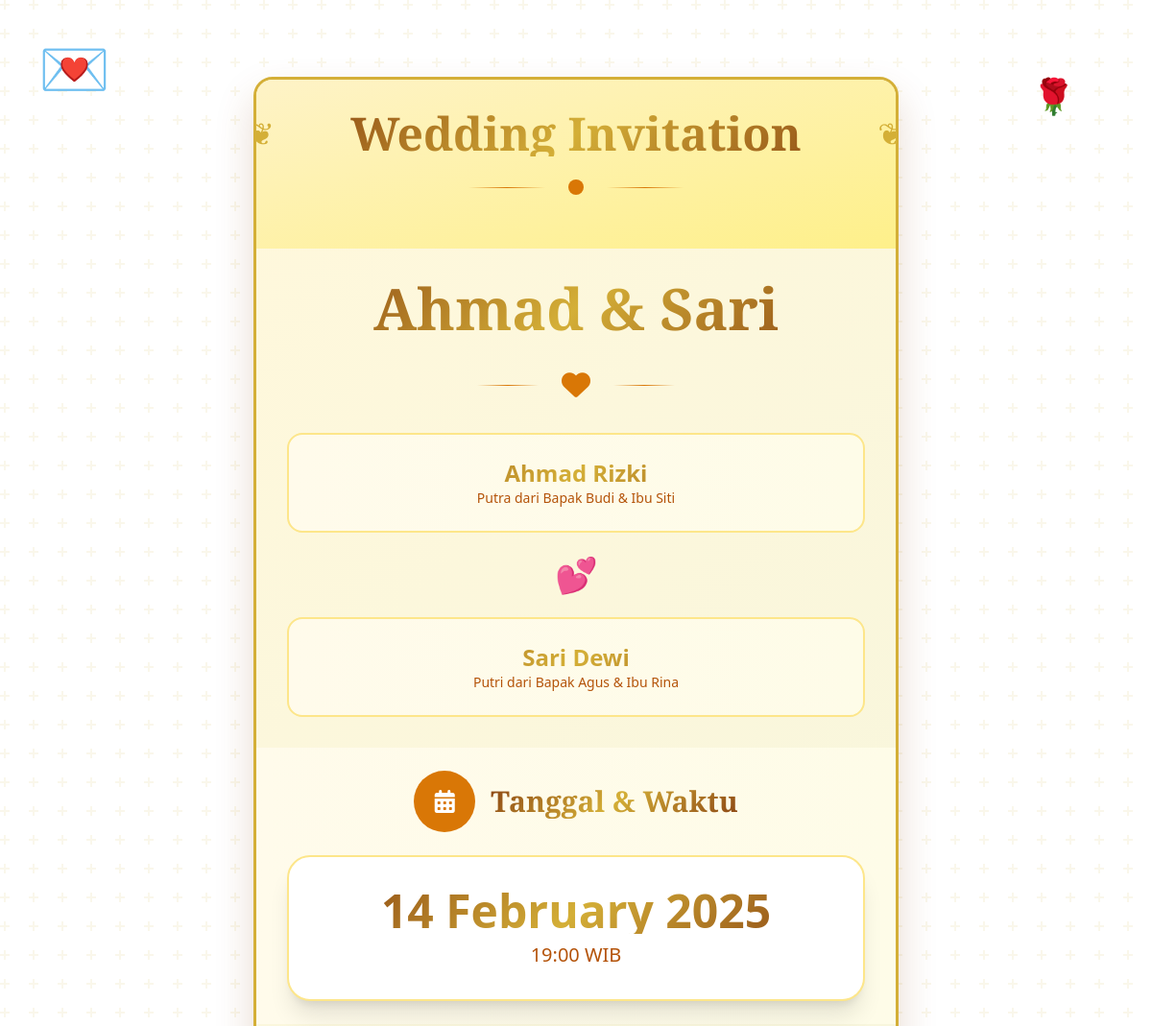
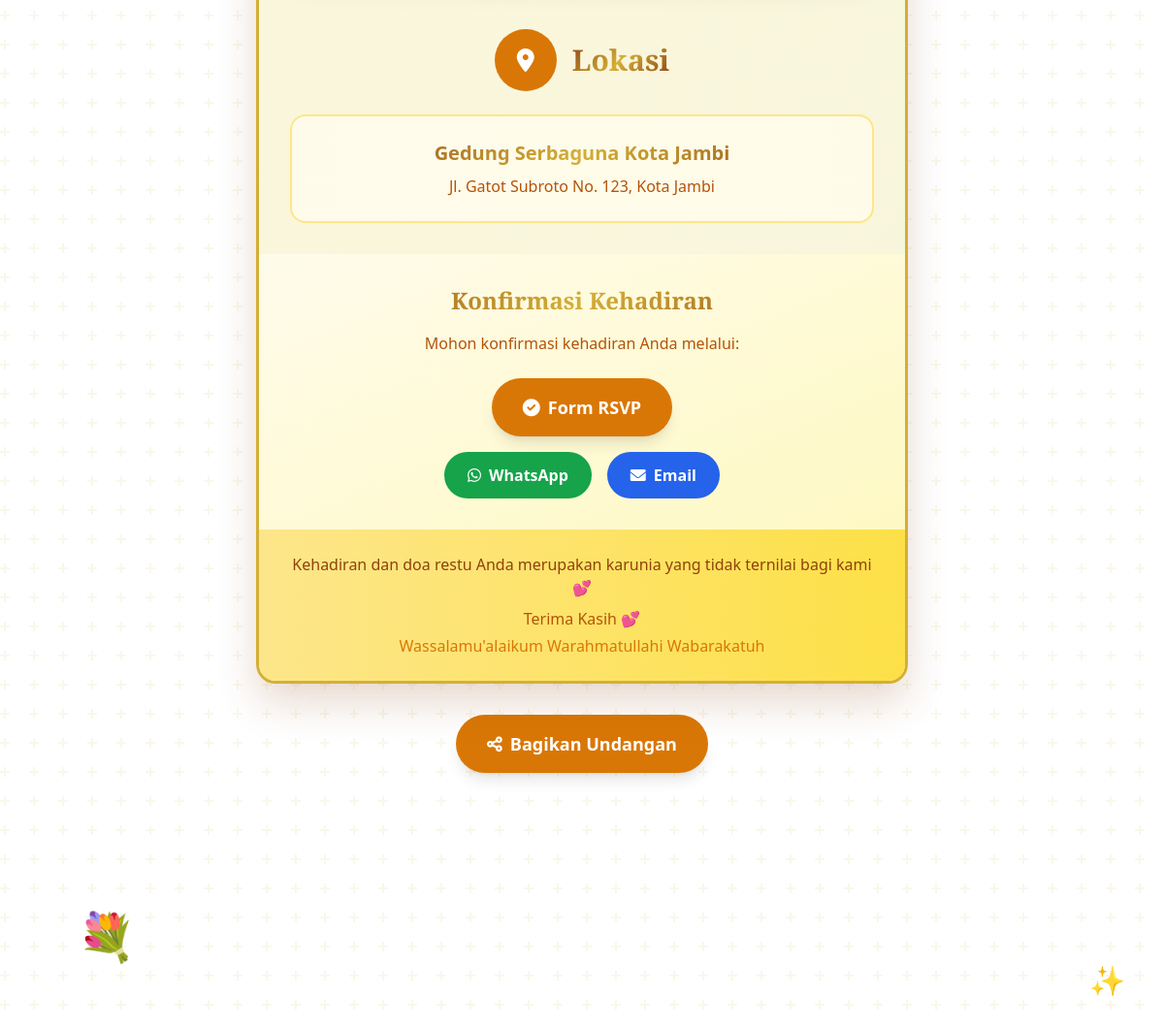
/invitation.php?slug=ahmad-sari, run on the app's committed database (2 pictures, top to bottom).
### tables this page shows
CREATE TABLE IF NOT EXISTS undangan (
    id INT AUTO_INCREMENT PRIMARY KEY,
    nama_pasangan VARCHAR(255) NOT NULL,
    slug VARCHAR(255) UNIQUE NOT NULL,
    tanggal_acara DATE NOT NULL,
    lokasi VARCHAR(500) NOT NULL,
    template VARCHAR(50) NOT NULL DEFAULT 'classic',
    paket VARCHAR(50) NOT NULL DEFAULT 'basic',
    status ENUM('pending', 'processing', 'completed', 'cancelled') DEFAULT 'pending',
    created_at TIMESTAMP DEFAULT CURRENT_TIMESTAMP,
    updated_at TIMESTAMP DEFAULT CURRENT_TIMESTAMP ON UPDATE CURRENT_TIMESTAMP,
    
     
    nama_pria VARCHAR(255),
    nama_wanita VARCHAR(255),
    nama_ortu_pria VARCHAR(255),
    nama_ortu_wanita VARCHAR(255),
    alamat_lengkap TEXT,
    waktu_acara TIME,
    kontak_wa VARCHAR(20),
    email VARCHAR(100),
    
     
    musik_url VARCHAR(500),
    galeri_foto JSON,
    map_lokasi VARCHAR(500),
    ucapan_khusus TEXT,
    
     
    harga DECIMAL(10,2),
    status_pembayaran ENUM('pending', 'paid', 'failed') DEFAULT 'pending',
    metode_pembayaran VARCHAR(50),
    bukti_pembayaran VARCHAR(500),
    
     
    access_token VARCHAR(255) UNIQUE,
    total_views INT DEFAULT 0,
    last_viewed TIMESTAMP NULL
);

### templates/classic.php (the view, shortened to what this page needs)
<?php
$data = $template_data;
$tanggal_formatted = $template_tanggal_formatted;
$waktu_formatted = $template_waktu_formatted;
?>
<!DOCTYPE html>
<html lang="id">
<head>
    <script src="https://cdn.tailwindcss.com"></script>
    <link href="https://cdnjs.cloudflare.com/ajax/libs/font-awesome/6.0.0/css/all.min.css" rel="stylesheet">
</head>
<body class="classic-pattern min-h-screen py-8">
    <div class="absolute top-10 left-10 text-6xl text-amber-200 animate-float">💌</div>
    <div class="absolute top-20 right-20 text-4xl text-amber-300 animate-float" style="animation-delay: 2s;">🌹</div>
    <div class="absolute bottom-20 left-20 text-5xl text-amber-200 animate-float" style="animation-delay: 4s;">💐</div>
    <div class="absolute bottom-10 right-10 text-3xl text-amber-300 animate-float" style="animation-delay: 1s;">✨</div>
    <div class="relative z-10 flex flex-col items-center py-12 px-4 min-h-screen">
        <div class="max-w-2xl w-full classic-card classic-border overflow-hidden animate-slideUp">
            <div class="bg-gradient-to-br from-amber-100 to-yellow-200 p-8 text-center relative">
                <div class="classic-ornament mb-6">
                    <h1 class="text-4xl md:text-5xl font-heading font-bold classic-text">
                        Wedding Invitation
                    </h1>
                </div>
                <div class="flex justify-center items-center mb-6">
                    <div class="w-20 h-px bg-gradient-to-r from-transparent via-amber-600 to-transparent"></div>
                    <div class="w-4 h-4 bg-amber-600 rounded-full mx-6"></div>
                    <div class="w-20 h-px bg-gradient-to-r from-transparent via-amber-600 to-transparent"></div>
                </div>
            </div>
            <div class="p-8 text-center">
                <h2 class="text-5xl md:text-6xl font-heading font-bold classic-text mb-8">
                    <?= $data['nama_pasangan'] ?>
                </h2>
                <div class="flex items-center justify-center mb-8">
                    <div class="w-16 h-px bg-gradient-to-r from-transparent via-amber-600 to-transparent"></div>
                    <i class="fas fa-heart text-amber-600 mx-6 text-3xl animate-pulse"></i>
                    <div class="w-16 h-px bg-gradient-to-r from-transparent via-amber-600 to-transparent"></div>
                </div>
                <div class="space-y-6">
                    <div class="bg-gradient-to-r from-amber-50 to-yellow-50 rounded-2xl p-6 border-2 border-amber-200">
                        <p class="text-2xl font-semibold classic-text"><?= $data['nama_pria'] ?></p>
                        <p class="text-sm text-amber-700">Putra dari <?= $data['nama_ortu_pria'] ?></p>
                    </div>
                    <div class="text-4xl text-amber-600 animate-pulse">💕</div>
                    <div class="bg-gradient-to-r from-amber-50 to-yellow-50 rounded-2xl p-6 border-2 border-amber-200">
                        <p class="text-2xl font-semibold classic-text"><?= $data['nama_wanita'] ?></p>
                        <p class="text-sm text-amber-700">Putri dari <?= $data['nama_ortu_wanita'] ?></p>
                    </div>
                </div>
            </div>
            <div class="px-8 py-6 bg-gradient-to-r from-amber-50 to-yellow-50">
                <div class="text-center">
                    <div class="flex items-center justify-center mb-6">
                        <div class="w-16 h-16 bg-amber-600 rounded-full flex items-center justify-center mr-4">
                            <i class="fas fa-calendar-alt text-white text-2xl"></i>
                        </div>
                        <h3 class="text-3xl font-heading font-bold classic-text">Tanggal & Waktu</h3>
                    </div>
                    <div class="bg-white rounded-3xl p-8 shadow-xl border-2 border-amber-200 animate-classic-glow">
                        <div class="text-5xl font-bold classic-text mb-2"><?= $tanggal_formatted ?></div>
                        <div class="text-xl text-amber-700"><?= $waktu_formatted ?> WIB</div>
                    </div>
                </div>
            </div>
            <div class="p-8 text-center">
                <div class="flex items-center justify-center mb-6">
                    <div class="w-16 h-16 bg-amber-600 rounded-full flex items-center justify-center mr-4">
                        <i class="fas fa-map-marker-alt text-white text-2xl"></i>
                    </div>
                    <h3 class="text-3xl font-heading font-bold classic-text">Lokasi</h3>
                </div>
                <div class="bg-gradient-to-r from-amber-50 to-yellow-50 rounded-2xl p-6 border-2 border-amber-200">
                    <p class="text-xl font-semibold classic-text mb-2"><?= $data['lokasi'] ?></p>
                    <p class="text-amber-700"><?= $data['alamat_lengkap'] ?></p>
                </div>
            </div>
            <div class="p-8 text-center bg-gradient-to-br from-amber-50 to-yellow-100">
                <h3 class="text-2xl font-heading font-bold classic-text mb-4">Konfirmasi Kehadiran</h3>
                <p class="text-amber-700 mb-6">Mohon konfirmasi kehadiran Anda melalui:</p>
                <div class="space-y-4">
                    <a href="rsvp.php?slug=<?= $data['slug'] ?>" class="inline-block bg-amber-600 hover:bg-amber-700 text-white px-8 py-4 rounded-full font-semibold text-lg transition-all duration-300 hover:scale-105 shadow-lg">
                        <i class="fas fa-check-circle mr-2"></i>Form RSVP
                    </a>
                    <div class="flex justify-center space-x-4">
                        <a href="https://wa.me/<?= $data['kontak_wa'] ?>?text=Halo, saya akan hadir di acara pernikahan <?= $data['nama_pasangan'] ?>" target="_blank" class="bg-green-600 hover:bg-green-700 text-white px-6 py-3 rounded-full font-semibold transition-all duration-300 hover:scale-105">
                            <i class="fab fa-whatsapp mr-2"></i>WhatsApp
                        </a>
                        <a href="mailto:<?= $data['email'] ?>?subject=Konfirmasi Kehadiran - <?= $data['nama_pasangan'] ?>" class="bg-blue-600 hover:bg-blue-700 text-white px-6 py-3 rounded-full font-semibold transition-all duration-300 hover:scale-105">
                            <i class="fas fa-envelope mr-2"></i>Email
                        </a>
                    </div>
                </div>
            </div>
            <div class="p-6 text-center bg-gradient-to-r from-amber-200 to-yellow-300">
                <p class="text-amber-800 font-medium">Kehadiran dan doa restu Anda merupakan karunia yang tidak ternilai bagi kami 💕</p>
                <p class="text-amber-700 mt-2">Terima Kasih 💕</p>
                <p class="text-amber-600 mt-1">Wassalamu'alaikum Warahmatullahi Wabarakatuh</p>
            </div>
        </div>
        <div class="mt-8">
            <button onclick="shareInvitation()" class="bg-amber-600 hover:bg-amber-700 text-white px-8 py-4 rounded-full font-semibold text-lg transition-all duration-300 hover:scale-105 shadow-lg">
                <i class="fas fa-share-alt mr-2"></i>Bagikan Undangan
            </button>
        </div>
    </div>
</body>
</html>

### templates/classic.php (style rules this page uses)
.classic-border { border: 3px solid #D4AF37; border-radius: 20px; position: relative; }
.classic-border::before { content: ''; position: absolute; top: -5px; left: -5px; right: -5px; bottom: -5px; border: 2px solid #8B4513; border-radius: 25px; z-index: -1; }
.classic-text { background: linear-gradient(135deg, #8B4513 0%, #D4AF37 50%, #8B4513 100%); -webkit-background-clip: text; -webkit-text-fill-color: transparent; background-clip: text; }
.classic-card { background: linear-gradient(135deg, #FFF8DC 0%, #F5F5DC 100%); box-shadow: 0 20px 40px rgba(139, 69, 19, 0.2); }
.classic-ornament { position: relative; }
.classic-ornament::before, .classic-ornament::after { content: '❦'; position: absolute; color: #D4AF37; font-size: 2rem; top: 50%; transform: translateY(-50%); }
.classic-ornament::before { left: -40px; }
.classic-ornament::after { right: -40px; }
html, body { overflow-x: hidden; overflow-y: auto; }

### data on the page
undangan: nama_pasangan "Ahmad & Sari", nama_pria "Ahmad Rizki", nama_ortu_pria "Bapak Budi & Ibu Siti", nama_wanita "Sari Dewi", nama_ortu_wanita "Bapak Agus & Ibu Rina", tanggal_acara "14 February 2025", waktu_acara "19:00", lokasi "Gedung Serbaguna Kota Jambi", alamat_lengkap "Jl. Gatot Subroto No. 123, Kota Jambi"
